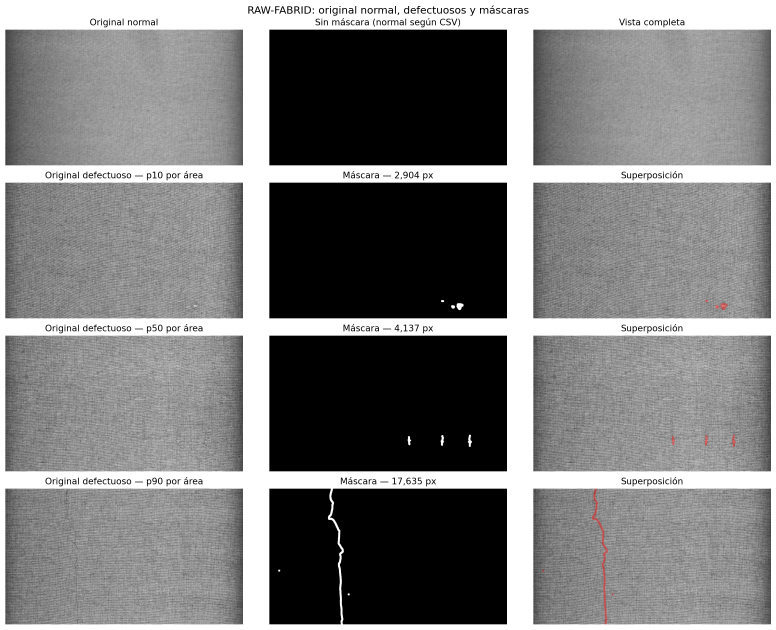
#> input picture reports/raw_fabrid/raw2_originales_mascaras.png, 2328 x 1889 px (shown at 1/3 size)
$ jupyter execute --allow-errors 01b_muestras_datasets.ipynb   (shell and % lines are left out)
#> lines starting #> are read from the running program, lines starting #| are printed output that depends on the picture
### src/cisutac_baseline.py
"""Funciones del bloque A (paradigma supervisado): detección de agujeros y manchas en CISUTAC.

Las usa `notebooks/02_baseline_supervisado_cisutac.ipynb`. Reúne en un solo lugar:
- armado del dataset de tiles para entrenar a la misma escala con la que se infiere;
- entrenamiento con Ultralytics, con caché de corridas (no se reentrena si ya existen los pesos);
- inferencia con la foto completa o con tiles (SAHI) y evaluación en coordenadas de la original
  con `detection_eval.py` (misma métrica para todas las variantes);
- tablas y figuras para comparar corridas.

Requiere los datos de `scripts/prepare_cisutac_yolo.py` en data/derived/. Nada de esto modifica los originales.
Dependencias de entrenamiento: ultralytics, sahi, pycocotools (se importan sólo cuando hacen falta).
"""

from __future__ import annotations

import json
import os
import random
import time
from pathlib import Path

from detection_eval import (SIZE_LABELS, best_f1_threshold, bootstrap_interval, coco_ap, match_detections,
                            summarize, xywh_to_xyxy)
from eda_utils import tile_starts

ROOT = Path(__file__).resolve().parents[1]
DATA = Path(os.environ.get("REWEAR_DATA_DIR", ROOT / "data")).expanduser().resolve()
RESULTS = ROOT / "results" / "cisutac" / "bloque_a"


# --------------------------------------------------------------------------------------------------
# Datos
# --------------------------------------------------------------------------------------------------

def derived_dir(dataset):
    return DATA / "derived" / f"cisutac_{dataset}"


def original_dir(dataset):
    return DATA / f"cisutac_{dataset}"


def load_ground_truth(dataset, split):
    """Cajas reales COCO (px de la original) escritas por prepare_cisutac_yolo.py."""
    path = derived_dir(dataset) / f"coco_{split}.json"
    if not path.exists():
        raise FileNotFoundError(f"Falta {path}: correr antes python scripts/prepare_cisutac_yolo.py")
    return json.loads(path.read_text())


# [8 lines left out: function pick_device, not called in this run]


def tile_grid(width, height, tile, overlap):
    """Esquinas superiores izquierdas de los tiles que recorren la imagen (mismo esquema que SAHI)."""
    return [(x, y) for y in tile_starts(height, tile, overlap) for x in tile_starts(width, tile, overlap)]


# [318 lines left out: functions boxes_in_tile, classify_tiles, build_tile_dataset, score_negative_tiles, equivalent_epochs, train and 5 more, not called in this run]


# --------------------------------------------------------------------------------------------------
# Tablas y figuras
# --------------------------------------------------------------------------------------------------

MAIN_COLUMNS = ["corrida", "modo", "mAP@0.5", "mAP@0.5:0.95", "AP_small", "AP_medium", "AP_large",
                "umbral_confianza", "precision", "recall", "f1", "segundos_por_imagen", "tiles_por_imagen"]


# [73 lines left out: functions metrics_table, size_table, plot_curves, plot_recall_by_size, plot_cost_vs_quality, not called in this run]


def plot_resolution_zoom(dataset, split="valid", sides=(640, 1280), n=3, crop=160, seed=0):
    """Cómo ve el modelo un mismo defecto a resolución nativa y con la foto reducida a cada lado mayor.

    Cada columna es un defecto real: arriba el recorte nativo, abajo el mismo recorte después de reducir la
    foto completa (y volver a ampliarlo para mostrarlo al mismo tamaño).
    """
    import matplotlib.pyplot as plt
    from PIL import Image

    gt = load_ground_truth(dataset, split)
    files = {im["id"]: im["file_name"] for im in gt["images"]}
    small = [a for a in gt["annotations"] if a["area"] ** 0.5 < 32]
    chosen = random.Random(seed).sample(small or gt["annotations"], min(n, len(small or gt["annotations"])))
    fig, axes = plt.subplots(1 + len(sides), len(chosen), figsize=(3 * len(chosen), 3 * (1 + len(sides))),
                             squeeze=False)
    for col, a in enumerate(chosen):
        x, y, w, h = a["bbox"]
        box = (x + w / 2 - crop / 2, y + h / 2 - crop / 2, x + w / 2 + crop / 2, y + h / 2 + crop / 2)
        with Image.open(original_dir(dataset) / files[a["image_id"]]) as im:
            im = im.convert("RGB")
            axes[0][col].imshow(im.crop(box))
            axes[0][col].set_title(f"nativa · lado {(w * h) ** 0.5:.0f} px", fontsize=9)
            for row, side in enumerate(sides, start=1):
                scale = side / max(im.size)
                reduced = im.resize((round(im.width * scale), round(im.height * scale)), Image.BILINEAR)
                patch = reduced.crop(tuple(v * scale for v in box)).resize((crop, crop), Image.NEAREST)
                axes[row][col].imshow(patch)
                axes[row][col].set_title(f"lado mayor {side} · lado {(w * h) ** 0.5 * scale:.1f} px", fontsize=9)
    for ax in axes.flat:
        ax.axis("off")
    plt.tight_layout()
    return fig


# [66 lines left out: functions plot_tile_samples, plot_examples, not called in this run]

### notebooks/01b_muestras_datasets.ipynb
# 01b — Qué hay en cada dataset y por qué cada uno lleva su modelo

Este notebook muestra ejemplos reales de los tres datasets que usamos y, mirando las fotos, explica por qué en cada
uno usamos el modelo que usamos y por qué no se puede usar el mismo en los otros.

| Dataset | Qué es | Modelo que usamos |
|---|---|---|
| **CISUTAC** Holes / Spots | Fotos de prendas usadas completas, con cajas de agujeros o manchas | **YOLO11n** (detección supervisada) |
| **RAW-FABRID** | Tela cruda de fábrica, cámara industrial, con muchísima tela sana | **PatchCore** (detección de anomalías) |
| **FabriD v3** | Primeros planos de tela RGB, con polígonos de defectos **y** telas sanas | **Los dos**: YOLO11n-seg vs. PatchCore |

Recordatorio de la diferencia entre los dos paradigmas:

- **Supervisado (YOLO):** aprende de ejemplos de defectos marcados. Necesita **etiquetas de defectos**.
- **Anomalías (PatchCore):** aprende sólo cómo es la tela **sana** y marca lo que se aparta de eso. Necesita **muchas
  imágenes sanas y parecidas entre sí**, pero ninguna etiqueta de defecto.

Cada dataset cumple los requisitos de uno de los dos paradigmas, y sólo FabriD cumple los de ambos.

**Datos:** CISUTAC se lee de la carpeta de datos (`REWEAR_DATA_DIR`), preparada con `scripts/prepare_cisutac_yolo.py`.
RAW-FABRID (4 GB) y FabriD (13 GB) no hacen falta: se muestran las figuras que el EDA generó a partir de sus
archivos originales, guardadas en `reports/`. Sólo se miran ejemplos de **train**; el test no se usa.

[cell 1]
import os, random, sys
from pathlib import Path

import matplotlib.pyplot as plt
import pandas as pd
from IPython.display import Image as Figura, display
from matplotlib.patches import Rectangle
from PIL import Image

ROOT = Path.cwd().parent if Path.cwd().name == "notebooks" else Path.cwd()
if "REWEAR_DATA_DIR" not in os.environ and not (ROOT / "data").exists():
    os.environ["REWEAR_DATA_DIR"] = str(Path.home() / "rewear_data")   # ubicación usada en la compu de Pepo
sys.path.insert(0, str(ROOT / "src"))
import cisutac_baseline as cb

REPORTS = ROOT / "reports"
plt.rcParams["figure.dpi"] = 80


def mostrar_figura(ruta, ancho=1100):
    # Muestra una figura guardada del EDA, reducida y en JPEG.
#> called with ancho = 1100
    import io
    with Image.open(ruta) as fig:
#> fig is the input picture: PIL image 2328x1889 RGBA; mean R, G, B, A 125.3, 125.2, 125.2, 255
        fig = fig.convert("RGB")
#> fig: PIL image 2328x1889 RGB
        fig.thumbnail((ancho, 10 * ancho))
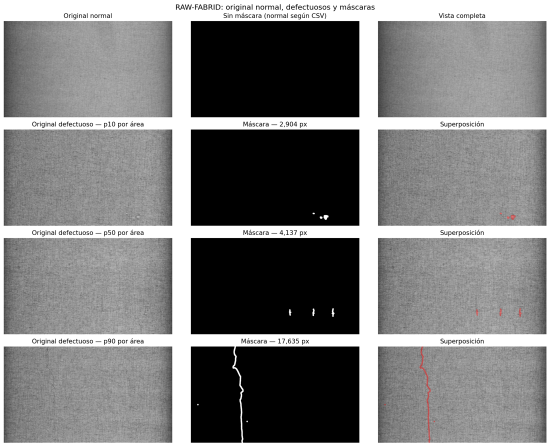
#> fig: PIL image 1100x893 RGB (shown at 1/2 size); mean R, G, B 125.3, 125.2, 125.2
        buffer = io.BytesIO()
        fig.save(buffer, format="JPEG", quality=85)
    display(Figura(data=buffer.getvalue(), format="jpeg"))
SEMILLA = 2026
print("Datos CISUTAC:", cb.DATA)

## 1. CISUTAC: prendas usadas reales

Fotos de prendas posconsumo (camperas, pantalones, remeras) colgadas en una percha, con el fondo difuminado, de
**2160×3840 px**. Son dos datasets separados, cada uno con **una sola clase**: `Hole` (agujero) o `Spot` (mancha).
Las anotaciones son **cajas**. Usamos sólo las fotos originales (las copias de 640×640 de Roboflow son la misma foto)
con el split propio agrupado por día de captura.

[cell 2]
filas = []
#> (the rest of this cell did not finish here and is left out)

Dos datos de la tabla deciden todo lo que sigue:

- **Cero fotos sanas.** Todas las prendas tienen algún defecto anotado.
- **La mayoría de los defectos son chicos**, aun medidos en la foto original de 2160×3840.

### Cómo se ve una foto completa

Fotos al azar de train. La caja roja es el defecto anotado; los defectos de menos de 32 px, que a esta escala no se
ven, se marcan además con un círculo amarillo.

[cell 3]
def mostrar_fotos(ds, n=4, split="train", seed=SEMILLA):
    g = cb.load_ground_truth(ds, split)
    por_imagen = {}
    for a in g["annotations"]:
        por_imagen.setdefault(a["image_id"], []).append(a)
    elegidas = random.Random(seed).sample(g["images"], n)
    fig, axes = plt.subplots(1, n, figsize=(3.6 * n, 6.4))
    for ax, im in zip(axes, elegidas):
        with Image.open(cb.original_dir(ds) / im["file_name"]) as foto:
            escala = 540 / foto.width
            ax.imshow(foto.convert("RGB").resize((540, round(foto.height * escala))))
        cajas = por_imagen.get(im["id"], [])
        for a in cajas:
            x, y, w, h = (v * escala for v in a["bbox"])
            ax.add_patch(Rectangle((x, y), w, h, fill=False, ec="red", lw=1.5))
            if a["area"] ** 0.5 < 32:
                ax.add_patch(plt.Circle((x + w / 2, y + h / 2), 18, fill=False, ec="yellow", lw=1.5))
        chicos = sum(a["area"] ** 0.5 < 32 for a in cajas)
        ax.set_title(f"{len(cajas)} defecto(s), {chicos} chico(s)", fontsize=10)
        ax.axis("off")
    fig.suptitle(f"CISUTAC {ds.capitalize()}: fotos completas de train", fontsize=12)
    plt.tight_layout()
    plt.show()

#> (the rest of this cell did not finish here and is left out)

**Qué se ve:**

- Cada foto es **una prenda distinta**: otro tipo de prenda, otro color, otra tela, estampados, logos, arrugas, la
  percha y el borde difuminado. No hay "una tela" que se repita.
- A esta escala **los defectos chicos no se ven**: sin el círculo amarillo no sabríamos dónde están.

### El mismo defecto a resolución original y con la foto achicada

Arriba, el recorte a resolución original. Abajo, el mismo lugar después de achicar la foto entera a 640 o 1280 px de
lado mayor (lo que hace YOLO por defecto), ampliado para mostrarlo al mismo tamaño. El defecto está siempre en el
centro del recorte, y el título dice cuántos píxeles de lado le quedan.

#> (a cell that did not finish here is left out)

A 640 el defecto queda en 3–4 píxeles borrosos, menos que una celda de la grilla más fina de YOLO (8×8 px). Por eso
la contribución del TP es procesar la foto por **tiles de 640 a resolución original** (variante A3): en el test de
Spots, la foto entera a 640 encuentra 1 de 207 manchas chicas y A3 encuentra 39.

### ¿Qué sería "lo normal" en CISUTAC?

Una foto por prenda, todas de train:

#> (a cell that did not finish here is left out)

### Por qué en CISUTAC usamos YOLO y no PatchCore

1. **Tiene lo que YOLO necesita:** cientos de defectos anotados con cajas (589 agujeros y 1.903 manchas en train).
2. **No tiene lo que PatchCore necesita:** PatchCore se entrena **sólo con ejemplos sanos**, y CISUTAC tiene **cero
   prendas sanas**. No hay con qué armar el banco de memoria.
3. **Aunque consiguiéramos prendas sanas, "lo normal" sería demasiado amplio.** Como se ve en la grilla, cada prenda
   tiene otra tela, otro color, estampados, logos y costuras. PatchCore marcaría como anómalo cualquier estampado que
   no haya visto, no sólo los agujeros. Esto se confirmó en FabriD (sección 3), donde las telas varían mucho menos y
   PatchCore ya cae.
4. **Escala:** PatchCore trabaja con la imagen reducida a 256×256. Si a 640 los defectos ya desaparecen, a 256 no
   queda nada.
5. **Tampoco se podría evaluar bien:** sin prendas sanas no se puede medir cuántas veces el detector de anomalías
   marca defecto en una prenda que no tiene ninguno.

## 2. RAW-FABRID: tela cruda industrial

Fotos de tela cruda tomadas en fábrica con una cámara *line-scan*, de **1792×1024 px**, monocromáticas, de 7 rollos.
Viene cortado en **parches de 256×256** con el formato MVTec, el estándar de detección de anomalías:

| Conjunto | Parches | De dónde salen |
|---|---:|---|
| `train/good` (entrenamiento) | **14.196** sanos | 507 fotos sanas |
| `test/good` | 4.969 sanos | 202 fotos con defecto |
| `test/defect` | 687 con defecto, **cada uno con su máscara** por píxel | las mismas 202 fotos |

Los defectos son de una sola clase genérica: no distingue agujero, mancha o hilo.

[cell 6]
mostrar_figura(REPORTS / "raw_fabrid" / "raw2_originales_mascaras.png")
mostrar_figura(REPORTS / "raw_fabrid" / "raw2_parches.png")
#> call 2 of mostrar_figura, with ancho = 1100
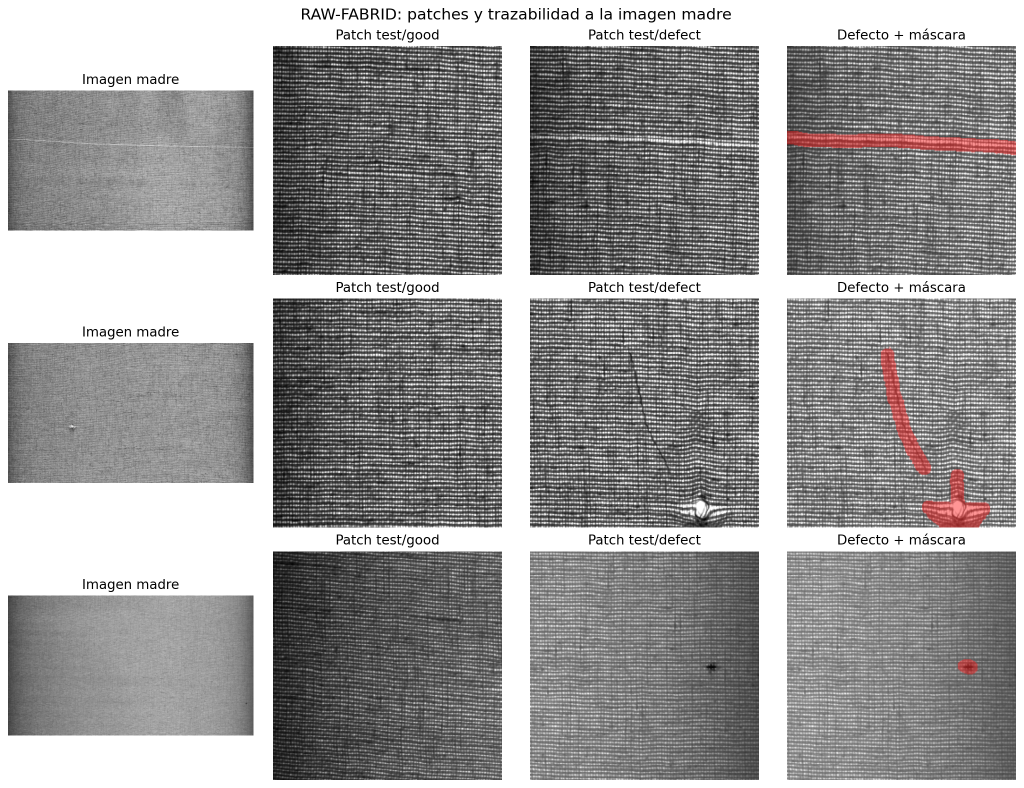
#> input picture reports/raw_fabrid/raw2_parches.png, 2047 x 1576 px (shown at 1/2 size)
#> in mostrar_figura, fig is the input picture: PIL image 2047x1576 RGBA; mean R, G, B, A 155.1, 154.1, 154.1, 255
#> in mostrar_figura (call 2), `fig.thumbnail((ancho, 10 * ancho))`:
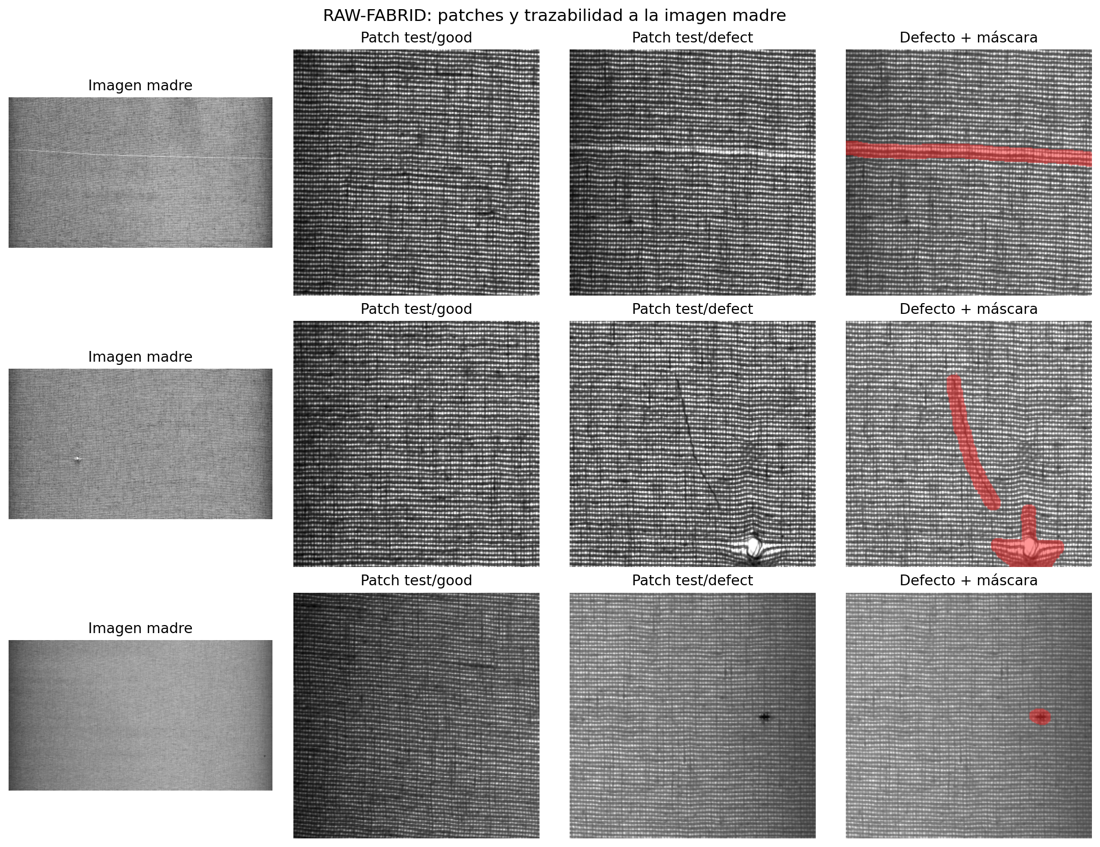
#> fig: PIL image 1100x847 RGB; mean R, G, B 155, 154, 154

**Qué se ve:** todas las fotos son **la misma tela, con la misma cámara, la misma luz y el mismo encuadre**. Un parche
sano se parece muchísimo a cualquier otro parche sano. El defecto (un hilo cortado, un nudo, un punto) es lo único que
rompe el patrón del tejido.

### Por qué en RAW-FABRID usamos PatchCore y no YOLO

1. **Es el caso ideal de PatchCore:** 14.196 parches sanos y una textura repetitiva y homogénea. "Lo normal" está muy
   bien definido, así que cualquier cosa distinta es un defecto. Resultado en test: **AUROC 0,90** por parche, mejor
   que PaDiM (0,86) y que el método clásico de estadística local (0,60).
2. **Tiene máscaras por píxel**, que permiten medir si el mapa de anomalía de PatchCore **ubica** el defecto (AUROC por
   píxel y AUPRO), no sólo si lo detecta.
3. **No sirve para YOLO tal como viene:** el split oficial pone **todos** los defectos en test y train es sólo tela
   sana. Para entrenar un detector habría que sacar defectos del test, y quedarían muy pocos para evaluar (361
   defectos en total, en 202 fotos).
4. **Una sola clase genérica de defecto:** no se puede emparejar con "agujero" o "mancha" de CISUTAC.
5. **Es otro mundo visual:** gris, line-scan y con la tela plana. Un modelo entrenado acá no se puede aplicar a fotos
   de prendas en una percha.

## 3. FabriD v3: el único donde se pueden comparar los dos paradigmas

Primeros planos de tela RGB tomados con celular o cámara: **2.407 fotos**, 620 declaradas sanas (607 confiables
después del EDA) y cuatro clases de defecto (agujero, mancha, marca de aguja, hilo faltante) anotadas con
**polígonos**. Las resoluciones van de 512×512 a 4160×3120.

#> (a cell that did not finish here is left out)

mostrar_figura(REPORTS / "fabrid" / "fab2_normales_defectos.png")

**Qué se ve:**

- Tiene **las dos cosas**: polígonos de defectos (para YOLO-seg) y telas sanas (para PatchCore). Por eso es el único
  dataset donde los dos modelos se entrenan y se evalúan **sobre las mismas imágenes de test con las mismas
  métricas**.
- Las telas sanas **varían mucho**: tela roja estampada, tela gris lisa, otras texturas, encuadres y luces.
- Hay un **atajo posible**: casi todas las marcas de aguja son fotos de 512×512 y ninguna sana tiene ese tamaño. Un
  modelo podría aprender "foto chica = defecto".

### Qué pasó al comparar en el mismo test

| Modelo | AUROC por imagen (test) | Dice (superposición de la máscara) |
|---|---:|---:|
| **YOLO11n-seg** (supervisado) | **0,87** | **0,56** |
| PatchCore (anomalías) | 0,64 | 0,10 |

La diferencia es de +0,23 a favor del supervisado, con un intervalo de confianza del 95 % de [0,15; 0,31] que no
incluye el cero.

**Por qué PatchCore cae de 0,90 en RAW-FABRID a 0,64 acá:** en RAW-FABRID todas las telas sanas son iguales; en FabriD
"lo normal" incluye estampados, colores y texturas muy distintos, así que una tela sana que no se parece a las del
banco ya parece anómala. El notebook 05 pone a prueba esta hipótesis y otras (tamaño de los defectos, clase, atajo de
captura).

Este resultado también refuerza la decisión de la sección 1: si PatchCore ya sufre con la variedad de FabriD, en
CISUTAC, con prendas completas, estampados, logos y percha, sería todavía peor.

## 4. Los tres dominios, lado a lado

[cell 8]
mostrar_figura(REPORTS / "integracion" / "comparacion_dominios.png")
#> call 4 of mostrar_figura, with ancho = 1100
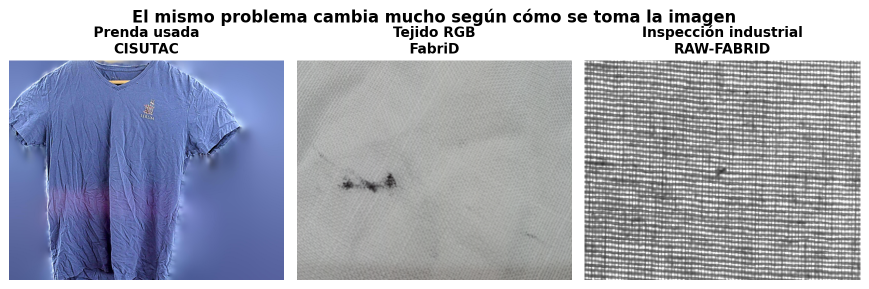
#> input picture reports/integracion/comparacion_dominios.png, 1738 x 578 px (shown at 1/2 size)
#> in mostrar_figura, fig is the input picture: PIL image 1738x578 RGBA; mean R, G, B, A 165.3, 169.2, 182.6, 255
#> in mostrar_figura (call 4), `fig.thumbnail((ancho, 10 * ancho))`:
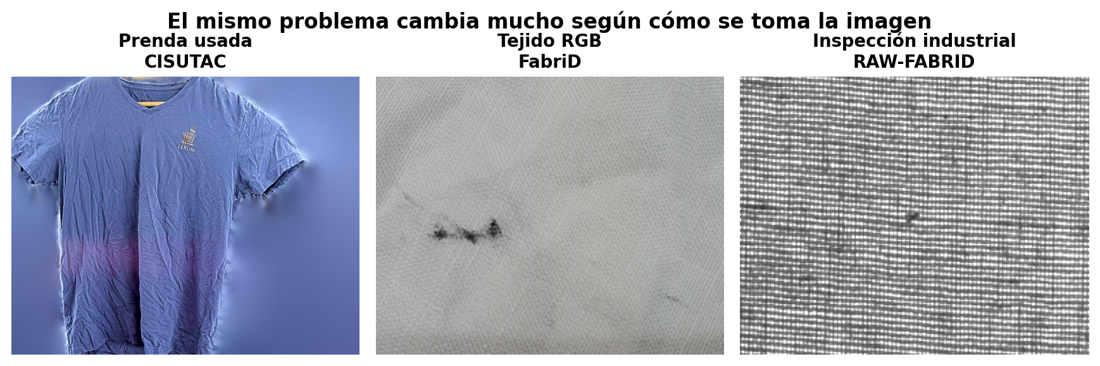
#> fig: PIL image 1100x366 RGB; mean R, G, B 165.2, 169.1, 182.5
